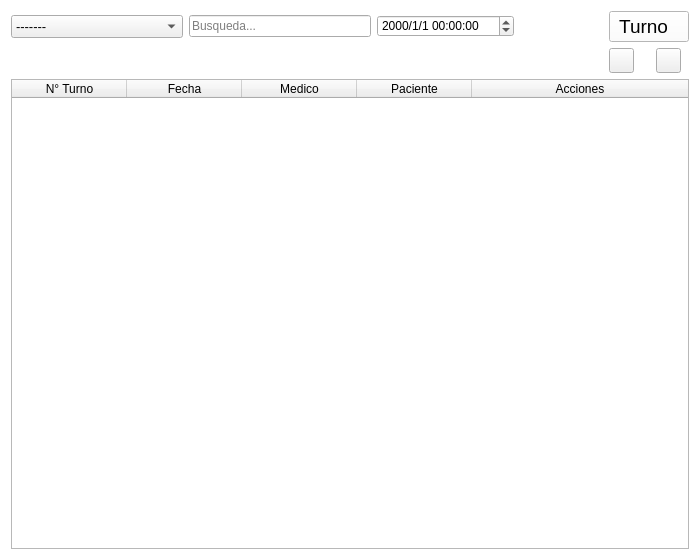
<?xml version="1.0" encoding="UTF-8"?>
<ui version="4.0">
 <class>Dialog</class>
 <widget class="QDialog" name="Dialog">
  <property name="enabled">
   <bool>true</bool>
  </property>
  <property name="geometry">
   <rect>
    <x>0</x>
    <y>0</y>
    <width>700</width>
    <height>560</height>
   </rect>
  </property>
  <property name="windowTitle">
   <string>Dialog</string>
  </property>
  <property name="styleSheet">
   <string notr="true">QDialog {
	background-color: #FFFFFF;
}
#campoBusqueda {
	max-width: 180px;
	min-width: 180px;
}
#comboBoxFiltro{
	max-width: 170px;
	min-width: 170px;
}
#botonBuscar{
	max-width: 40px;
	min-width: 40px;
}

</string>
  </property>
  <layout class="QGridLayout" name="gridLayout">
   <item row="0" column="3">
    <widget class="QPushButton" name="botonBuscar">
     <property name="styleSheet">
      <string notr="true">
border: 0;
</string>
     </property>
     <property name="text">
      <string/>
     </property>
     <property name="icon">
      <iconset>
       <normaloff>../icons/loupe1.svg</normaloff>../icons/loupe1.svg</iconset>
     </property>
     <property name="iconSize">
      <size>
       <width>24</width>
       <height>24</height>
      </size>
     </property>
    </widget>
   </item>
   <item row="2" column="0" colspan="12">
    <widget class="QTableWidget" name="tablaTurnos">
     <property name="minimumSize">
      <size>
       <width>582</width>
       <height>0</height>
      </size>
     </property>
     <property name="styleSheet">
      <string notr="true">QPushButton{
width: auto;
border: 0;
}</string>
     </property>
     <property name="autoScrollMargin">
      <number>16</number>
     </property>
     <property name="selectionMode">
      <enum>QAbstractItemView::ContiguousSelection</enum>
     </property>
     <property name="selectionBehavior">
      <enum>QAbstractItemView::SelectRows</enum>
     </property>
     <property name="columnCount">
      <number>5</number>
     </property>
     <attribute name="horizontalHeaderCascadingSectionResizes">
      <bool>false</bool>
     </attribute>
     <attribute name="horizontalHeaderDefaultSectionSize">
      <number>115</number>
     </attribute>
     <attribute name="horizontalHeaderHighlightSections">
      <bool>true</bool>
     </attribute>
     <attribute name="horizontalHeaderMinimumSectionSize">
      <number>37</number>
     </attribute>
     <attribute name="horizontalHeaderShowSortIndicator" stdset="0">
      <bool>false</bool>
     </attribute>
     <attribute name="horizontalHeaderStretchLastSection">
      <bool>true</bool>
     </attribute>
     <attribute name="verticalHeaderCascadingSectionResizes">
      <bool>false</bool>
     </attribute>
     <attribute name="verticalHeaderDefaultSectionSize">
      <number>35</number>
     </attribute>
     <attribute name="verticalHeaderMinimumSectionSize">
      <number>23</number>
     </attribute>
     <attribute name="verticalHeaderShowSortIndicator" stdset="0">
      <bool>false</bool>
     </attribute>
     <attribute name="verticalHeaderStretchLastSection">
      <bool>false</bool>
     </attribute>
     <column>
      <property name="text">
       <string>N° Turno</string>
      </property>
     </column>
     <column>
      <property name="text">
       <string>Fecha</string>
      </property>
     </column>
     <column>
      <property name="text">
       <string>Medico</string>
      </property>
     </column>
     <column>
      <property name="text">
       <string>Paciente</string>
      </property>
     </column>
     <column>
      <property name="text">
       <string>Acciones</string>
      </property>
     </column>
    </widget>
   </item>
   <item row="0" column="1">
    <widget class="QLineEdit" name="campoBusqueda">
     <property name="enabled">
      <bool>true</bool>
     </property>
     <property name="placeholderText">
      <string>Busqueda...</string>
     </property>
    </widget>
   </item>
   <item row="0" column="2">
    <widget class="QDateTimeEdit" name="dateTimeEdit">
     <property name="displayFormat">
      <string>yyyy/M/d HH:mm:ss</string>
     </property>
    </widget>
   </item>
   <item row="0" column="0">
    <widget class="QComboBox" name="comboBoxFiltro">
     <property name="font">
      <font>
       <pointsize>10</pointsize>
      </font>
     </property>
     <item>
      <property name="text">
       <string>-------</string>
      </property>
     </item>
     <item>
      <property name="text">
       <string>Fecha</string>
      </property>
     </item>
     <item>
      <property name="text">
       <string>Turnos</string>
      </property>
     </item>
     <item>
      <property name="text">
       <string>Paciente</string>
      </property>
     </item>
     <item>
      <property name="text">
       <string>Medico</string>
      </property>
     </item>
    </widget>
   </item>
   <item row="0" column="10" colspan="2">
    <widget class="QPushButton" name="botonNuevoTurno">
     <property name="font">
      <font>
       <pointsize>14</pointsize>
      </font>
     </property>
     <property name="styleSheet">
      <string notr="true">background-color: rgb(255, 255, 255);</string>
     </property>
     <property name="text">
      <string> Turno   </string>
     </property>
     <property name="icon">
      <iconset>
       <normaloff>../icons/plus.svg</normaloff>../icons/plus.svg</iconset>
     </property>
    </widget>
   </item>
   <item row="1" column="10">
    <widget class="QPushButton" name="botonEliminar">
     <property name="minimumSize">
      <size>
       <width>25</width>
       <height>25</height>
      </size>
     </property>
     <property name="maximumSize">
      <size>
       <width>25</width>
       <height>25</height>
      </size>
     </property>
     <property name="autoFillBackground">
      <bool>false</bool>
     </property>
     <property name="styleSheet">
      <string notr="true"/>
     </property>
     <property name="text">
      <string/>
     </property>
     <property name="icon">
      <iconset>
       <normaloff>../icons/delete.svg</normaloff>../icons/delete.svg</iconset>
     </property>
    </widget>
   </item>
   <item row="1" column="11">
    <widget class="QPushButton" name="botonEditar">
     <property name="minimumSize">
      <size>
       <width>25</width>
       <height>25</height>
      </size>
     </property>
     <property name="maximumSize">
      <size>
       <width>25</width>
       <height>25</height>
      </size>
     </property>
     <property name="text">
      <string/>
     </property>
     <property name="icon">
      <iconset>
       <normaloff>../icons/edit.svg</normaloff>../icons/edit.svg</iconset>
     </property>
    </widget>
   </item>
  </layout>
 </widget>
 <resources/>
 <connections/>
</ui>
